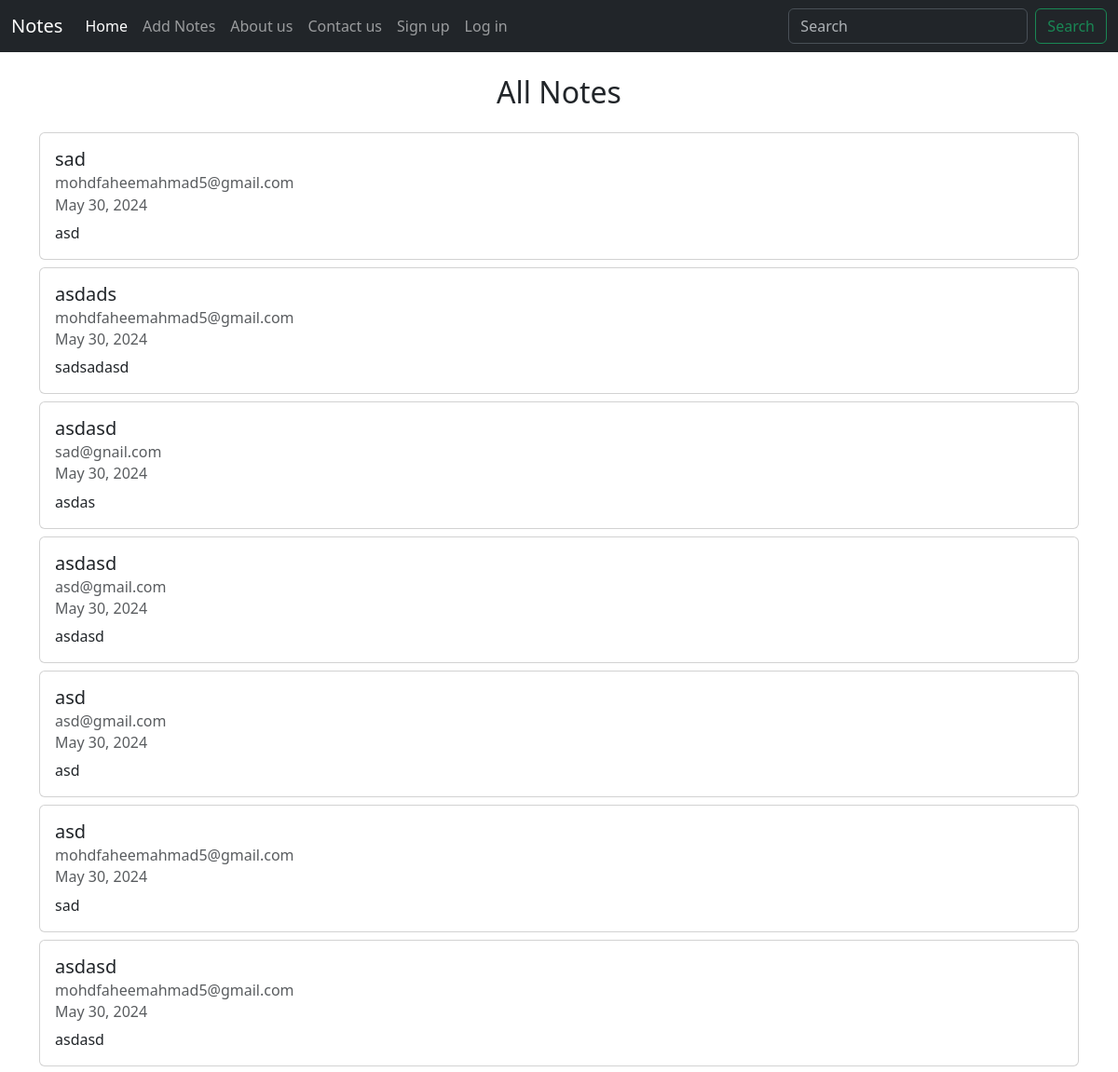
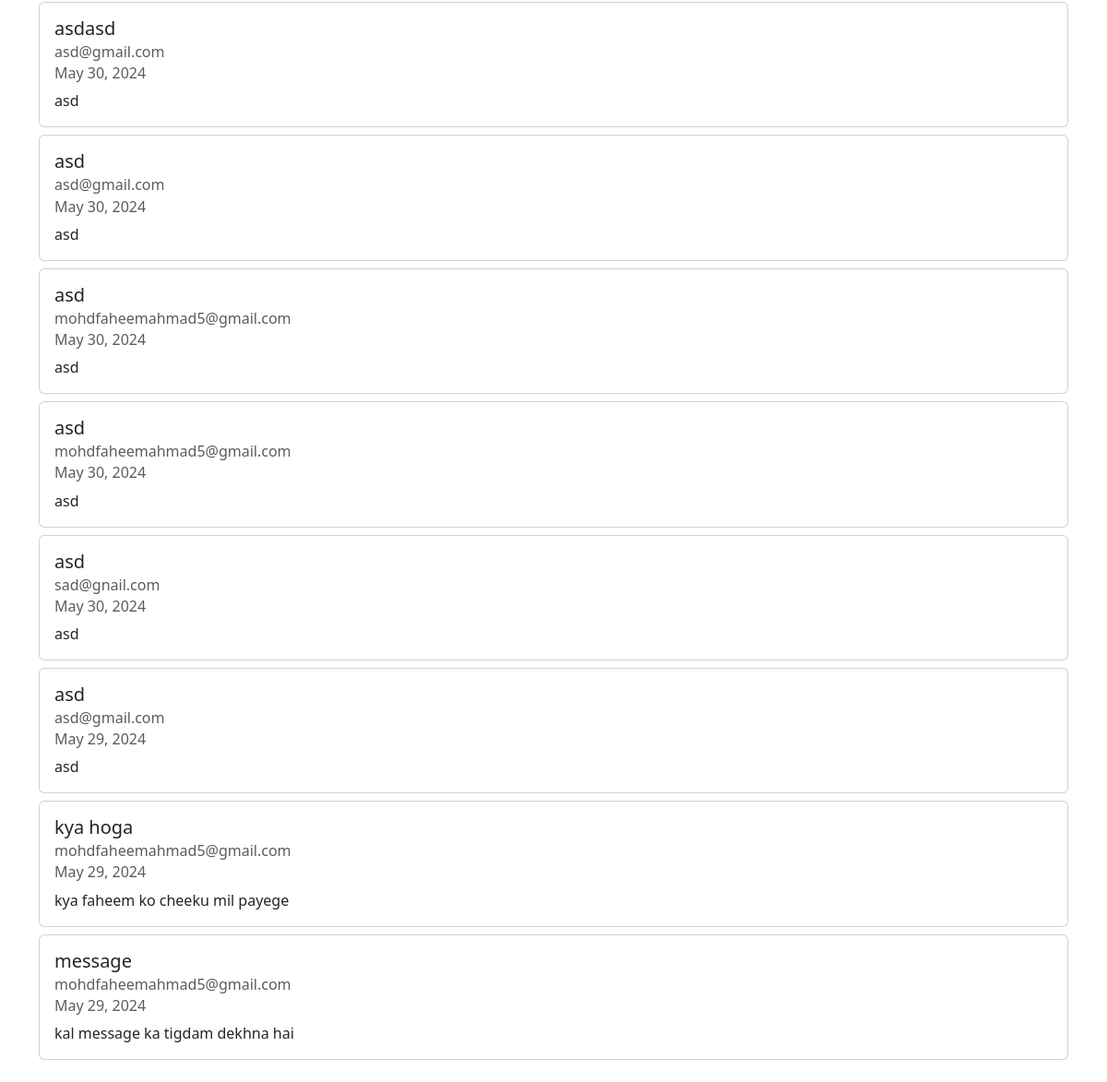
The page / on the database its author committed (2 pictures, top to bottom).
### home/models.py (models this page shows, shortened)
class Notes(models.Model):
    email = models.CharField(max_length=255)
    title = models.TextField()
    desc = models.TextField()
    date = models.DateField()

### home/views.py (the view)
# urls.py: path('', views.index, name = "home"),
def index(request):
    arr = Notes.objects.all().order_by('-date')
    context = {
        "all_notes" : arr,
        "home_active" : "active"
    }
    return render(request,"index.html",context)

### templates/index.html
{% extends "linkAndHead.html" %}
{% block body %}
<h2 class="text-center my-4">All Notes</h2>
<div class="container my-4">
    {% if all_notes|length < 1 %}
        <h2> no notes </h2>
    {% else %}
        {% for notes in all_notes %}
        <div class="card my-2" >
            <div class="card-body">
                <h5 class="card-title">{{notes.title}}</h5>
                <h6 class="card-subtitle mb-2 text-body-secondary">{{notes.email}}</h6>
                <h6 class="card-subtitle mb-2 text-body-secondary">{{notes.date}}</h6>
                <p class="card-text">{{notes.desc}}</p>
            </div>
        </div>
        {% endfor %}
    {% endif %}
</div>
{% endblock body %}

### templates/linkAndHead.html (shortened to what this page needs)
<!doctype html>
<html lang="en">
<head>
    <link href="https://cdn.jsdelivr.net/npm/bootstrap@5.3.3/dist/css/bootstrap.min.css" rel="stylesheet"
>
</head>
<body>
    <nav class="navbar navbar-expand-lg bg-dark border-body" data-bs-theme="dark">
        <div class="container-fluid">
            <a class="navbar-brand" href="./">Notes</a>
            <div class="collapse navbar-collapse" id="navbarTogglerDemo03">
                <ul class="navbar-nav me-auto mb-2 mb-lg-0">
                    <li class="nav-item">
                        <a class="nav-link {{home_active}}" aria-current="page" href="./">Home</a>
                    </li>
                    <li class="nav-item">
                        <a class="nav-link {{notes_active}}" aria-current="page" href="/addNote">Add Notes</a>
                    </li>
                    <li class="nav-item">
                        <a class="nav-link {{about_active}}" aria-current="page" href="/about">About us</a>
                    </li>
                    <li class="nav-item">
                        <a class="nav-link {{contact_active}}" aria-current="page" href="/contact">Contact us</a>
                    </li>
                    {% if request.user.is_anonymous %}
                        <li class="nav-item">
                            <a class="nav-link {{signup_active}}" aria-current="page" href="/signup">Sign up</a>
                        </li>
                        <li class="nav-item">
                            <a class="nav-link {{login_active}}" aria-current="page" href="/login">Log in</a>
                        </li>
                    {% endif %}
                </ul>
                <form class="d-flex" role="search">
                    <input class="form-control me-2" type="search" placeholder="Search" aria-label="Search">
                    <button class="btn btn-outline-success" type="submit">Search</button>
                </form>
            </div>
        </div>
    </nav>
{% block body %}
{% endblock body %}
</body>
</html>

### rows shown on the page
Notes: title "sad", email "mohdfaheemahmad5@gmail.com", date "May 30, 2024", desc "asd"
Notes: title "asdads", email "mohdfaheemahmad5@gmail.com", date "May 30, 2024", desc "sadsadasd"
Notes: title "asdasd", email "sad@gnail.com", date "May 30, 2024", desc "asdas"
Notes: title "asdasd", email "asd@gmail.com", date "May 30, 2024", desc "asdasd"
Notes: title "asd", email "asd@gmail.com", date "May 30, 2024", desc "asd"
Notes: title "asd", email "mohdfaheemahmad5@gmail.com", date "May 30, 2024", desc "sad"
Notes: title "asdasd", email "mohdfaheemahmad5@gmail.com", date "May 30, 2024", desc "asdasd"
Notes: title "asdasd", email "asd@gmail.com", date "May 30, 2024", desc "asd"
Notes: title "asd", email "asd@gmail.com", date "May 30, 2024", desc "asd"
Notes: title "asd", email "mohdfaheemahmad5@gmail.com", date "May 30, 2024", desc "asd"
Notes: title "asd", email "mohdfaheemahmad5@gmail.com", date "May 30, 2024", desc "asd"
Notes: title "asd", email "sad@gnail.com", date "May 30, 2024", desc "asd"
Notes: title "asd", email "asd@gmail.com", date "May 29, 2024", desc "asd"
Notes: title "kya hoga", email "mohdfaheemahmad5@gmail.com", date "May 29, 2024", desc "kya faheem ko cheeku mil payege"
Notes: title "message", email "mohdfaheemahmad5@gmail.com", date "May 29, 2024", desc "kal message ka tigdam dekhna hai"
